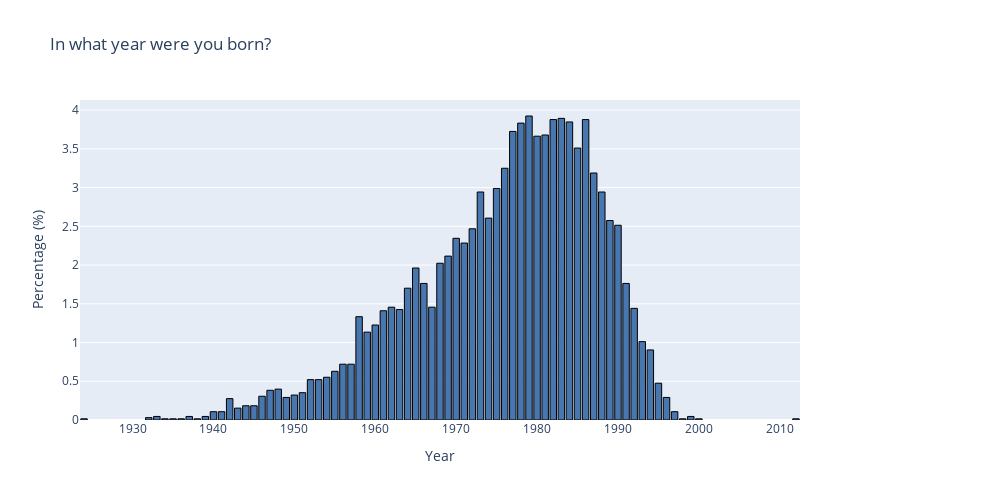
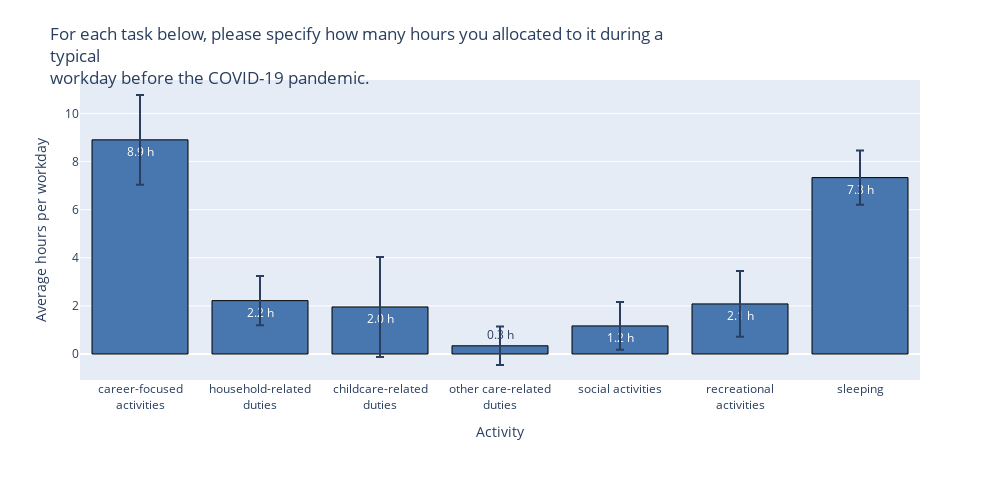
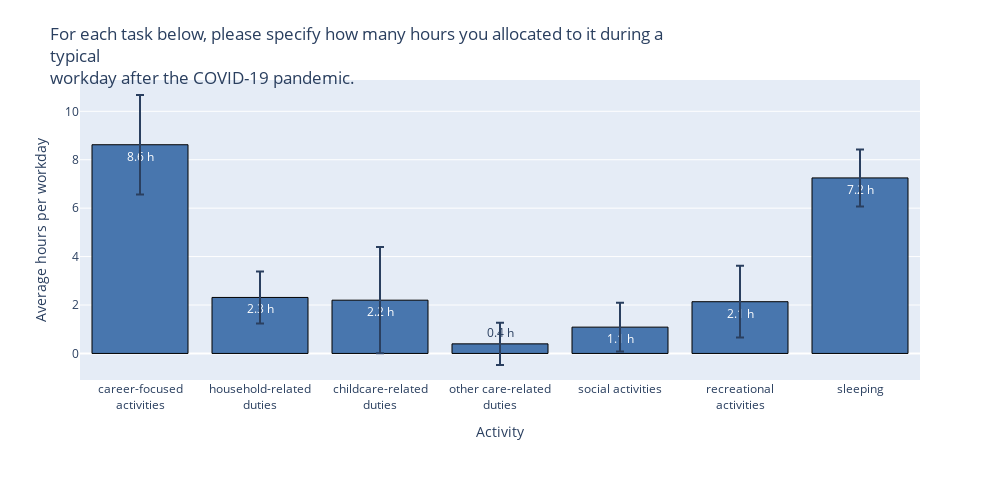
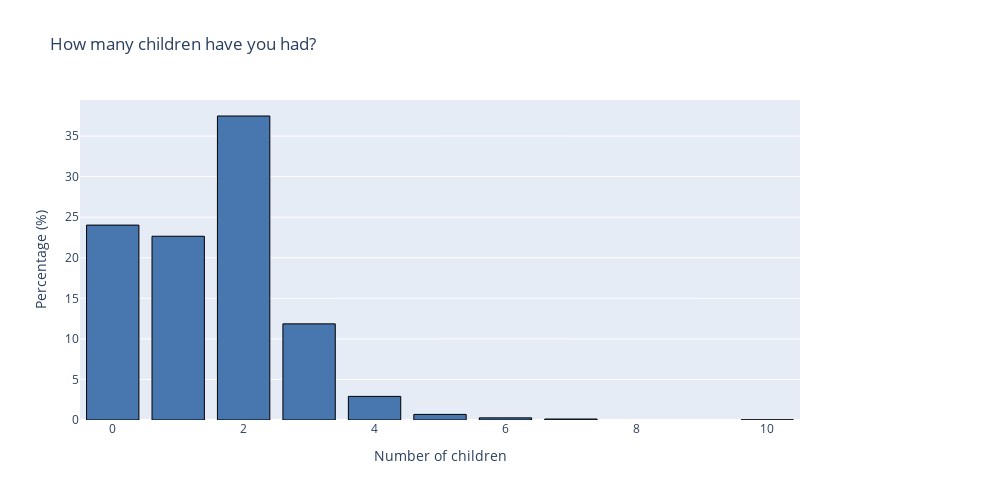

Notebook cell for these charts, in order:
### Code cell
numeric_question_ids = ["DE1", "DE10", "DE11", "DE22"]
for qid in numeric_question_ids:
    q = NumericQuestion(qid, df, df_raw)
    fig = q.distribution(display=False)
    if fig is not None:
        fig.show()

### Figure 1 — Plotly figure (JSON) as saved in the notebook; plotly's stock layout.template omitted (floating-point values rounded to 4 significant figures; data arrays with more than 128 entries replaced by an {"elided": "..."} marker saying what was removed)
{"data": [{"customdata": {"elided": "71x2 int values"}, "hovertemplate": "Year: %{customdata[0]}<br>Total responses: %{customdata[1]}<extra></extra>", "marker": {"color": "#4876AE", "line": {"color": "black", "width": 1}}, "type": "bar", "x": [1924.0, 1932.0, 1933.0, 1934.0, 1935.0, 1936.0, 1937.0, 1938.0, 1939.0, 1940.0, 1941.0, 1942.0, 1943.0, 1944.0, 1945.0, 1946.0, 1947.0, 1948.0, 1949.0, 1950.0, 1951.0, 1952.0, 1953.0, 1954.0, 1955.0, 1956.0, 1957.0, 1958.0, 1959.0, 1960.0, 1961.0, 1962.0, 1963.0, 1964.0, 1965.0, 1966.0, 1967.0, 1968.0, 1969.0, 1970.0, 1971.0, 1972.0, 1973.0, 1974.0, 1975.0, 1976.0, 1977.0, 1978.0, 1979.0, 1980.0, 1981.0, 1982.0, 1983.0, 1984.0, 1985.0, 1986.0, 1987.0, 1988.0, 1989.0, 1990.0, 1991.0, 1992.0, 1993.0, 1994.0, 1995.0, 1996.0, 1997.0, 1998.0, 1999.0, 2000.0, 2012.0], "y": [0.01533, 0.03066, 0.04598, 0.01533, 0.01533, 0.01533, 0.04598, 0.01533, 0.04598, 0.1073, 0.1073, 0.2759, 0.1533, 0.1839, 0.1839, 0.3066, 0.3832, 0.3985, 0.2912, 0.3219, 0.3525, 0.5212, 0.5212, 0.5518, 0.6284, 0.7204, 0.7204, 1.334, 1.134, 1.226, 1.41, 1.456, 1.426, 1.701, 1.962, 1.763, 1.456, 2.023, 2.115, 2.345, 2.284, 2.468, 2.943, 2.606, 2.989, 3.25, 3.725, 3.832, 3.924, 3.663, 3.679, 3.878, 3.893, 3.847, 3.51, 3.878, 3.188, 2.943, 2.575, 2.514, 1.763, 1.441, 1.012, 0.9044, 0.4752, 0.2912, 0.1073, 0.01533, 0.04598, 0.01533, 0.01533]}], "layout": {"height": 500, "margin": {"r": 200}, "title": {"text": "In what year were you born?"}, "width": 1000, "xaxis": {"title": {"text": "Year"}}, "yaxis": {"title": {"text": "Percentage (%)"}}}}

### Figure 2 — Plotly figure (JSON) as saved in the notebook; plotly's stock layout.template omitted (floating-point values rounded to 4 significant figures)
{"data": [{"customdata": [5543, 5543, 5543, 5543, 5543, 5543, 5543], "error_y": {"array": [1.864, 1.024, 2.078, 0.7983, 0.9953, 1.366, 1.128]}, "hovertemplate": "Average: %{y:.1f} h<br>Total responses: %{customdata}<extra></extra>", "legendgroup": "", "marker": {"color": "#4876AE", "line": {"color": "black", "width": 1}, "pattern": {"shape": ""}}, "name": "", "orientation": "v", "showlegend": false, "text": ["8.9 h", "2.2 h", "2.0 h", "0.3 h", "1.2 h", "2.1 h", "7.3 h"], "textposition": "auto", "type": "bar", "x": ["career-focused activities", "household-related duties", "childcare-related duties", "other care-related duties", "social activities", "recreational activities", "sleeping"], "xaxis": "x", "y": [8.902, 2.219, 1.957, 0.3412, 1.167, 2.082, 7.332], "yaxis": "y"}], "layout": {"barmode": "relative", "height": 500, "legend": {"tracegroupgap": 0}, "margin": {"b": 120, "t": 80}, "title": {"text": "For each task below, please specify how many hours you allocated to it during a<br>typical<br>workday before the COVID-19 pandemic."}, "width": 1000, "xaxis": {"anchor": "y", "automargin": true, "domain": [0, 1], "tickangle": 0, "ticktext": ["career-focused<br>activities", "household-related<br>duties", "childcare-related<br>duties", "other care-related<br>duties", "social activities", "recreational<br>activities", "sleeping"], "tickvals": ["career-focused activities", "household-related duties", "childcare-related duties", "other care-related duties", "social activities", "recreational activities", "sleeping"], "title": {"text": "Activity"}, "type": "category"}, "yaxis": {"anchor": "x", "domain": [0, 1], "title": {"text": "Average hours per workday"}}}}

### Figure 3 — Plotly figure (JSON) as saved in the notebook; plotly's stock layout.template omitted (floating-point values rounded to 4 significant figures)
{"data": [{"customdata": [5544, 5544, 5544, 5544, 5544, 5544, 5544], "error_y": {"array": [2.054, 1.075, 2.191, 0.8725, 1.01, 1.481, 1.176]}, "hovertemplate": "Average: %{y:.1f} h<br>Total responses: %{customdata}<extra></extra>", "legendgroup": "", "marker": {"color": "#4876AE", "line": {"color": "black", "width": 1}, "pattern": {"shape": ""}}, "name": "", "orientation": "v", "showlegend": false, "text": ["8.6 h", "2.3 h", "2.2 h", "0.4 h", "1.1 h", "2.1 h", "7.2 h"], "textposition": "auto", "type": "bar", "x": ["career-focused activities", "household-related duties", "childcare-related duties", "other care-related duties", "social activities", "recreational activities", "sleeping"], "xaxis": "x", "y": [8.619, 2.313, 2.2, 0.3957, 1.087, 2.137, 7.249], "yaxis": "y"}], "layout": {"barmode": "relative", "height": 500, "legend": {"tracegroupgap": 0}, "margin": {"b": 120, "t": 80}, "title": {"text": "For each task below, please specify how many hours you allocated to it during a<br>typical<br>workday after the COVID-19 pandemic."}, "width": 1000, "xaxis": {"anchor": "y", "automargin": true, "domain": [0, 1], "tickangle": 0, "ticktext": ["career-focused<br>activities", "household-related<br>duties", "childcare-related<br>duties", "other care-related<br>duties", "social activities", "recreational<br>activities", "sleeping"], "tickvals": ["career-focused activities", "household-related duties", "childcare-related duties", "other care-related duties", "social activities", "recreational activities", "sleeping"], "title": {"text": "Activity"}, "type": "category"}, "yaxis": {"anchor": "x", "domain": [0, 1], "title": {"text": "Average hours per workday"}}}}

### Figure 4 — Plotly figure (JSON) as saved in the notebook; plotly's stock layout.template omitted (floating-point values rounded to 4 significant figures)
{"data": [{"customdata": [[0, 1188], [1, 1120], [2, 1853], [3, 586], [4, 144], [5, 34], [6, 13], [7, 6], [10, 1]], "hovertemplate": "Number of children: %{customdata[0]}<br>Total responses: %{customdata[1]}<extra></extra>", "marker": {"color": "#4876AE", "line": {"color": "black", "width": 1}}, "type": "bar", "x": [0.0, 1.0, 2.0, 3.0, 4.0, 5.0, 6.0, 7.0, 10.0], "y": [24.02, 22.65, 37.47, 11.85, 2.912, 0.6876, 0.2629, 0.1213, 0.02022]}], "layout": {"height": 500, "margin": {"r": 200}, "title": {"text": "How many children have you had?"}, "width": 1000, "xaxis": {"title": {"text": "Number of children"}}, "yaxis": {"title": {"text": "Percentage (%)"}}}}
